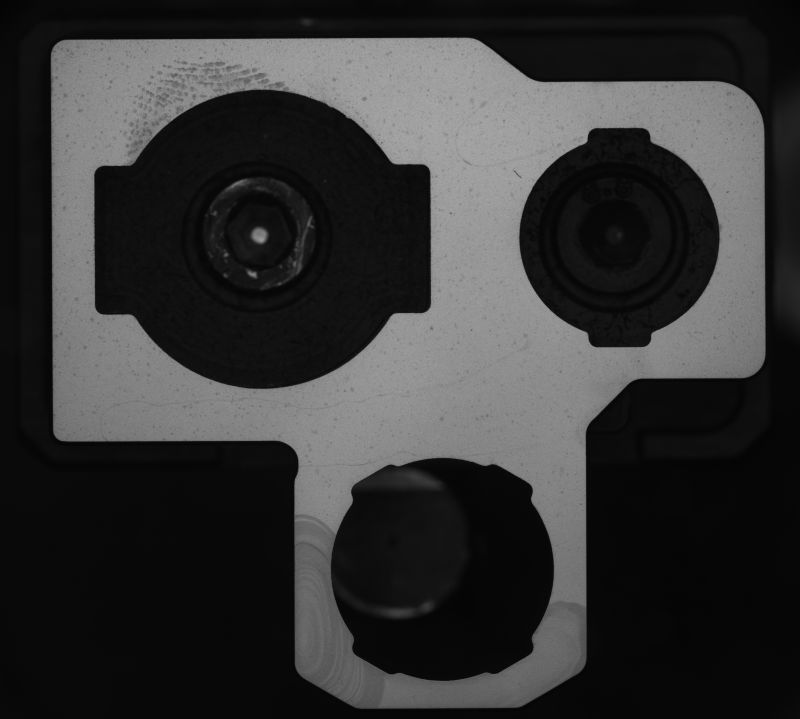
#> input picture test/testimg/0250-0004-03.jpg, 800 x 719 px
$ python -i trans_img.py   (imports and definitions only)
#> lines starting #> are read from the running program, lines starting #| are printed output that depends on the picture
#> further down, picture is the input picture: shape (719, 800, 3); min 0, max 171, mean 52.3
import argparse
import glob
import cv2
import os
from tqdm import tqdm
from tools_utils.utils import *
def adaptivehistogram_enhance(img, clipLimit=2.0, tileGridSize=(8, 8)):
#> called with clipLimit = 2, tileGridSize = (8, 8)
    flag = 0
    if img is None:
        print('图像为空')
        return flag, img
    if img.sum() == 0:
        print('warning:全为零')

    clahe = cv2.createCLAHE(clipLimit, tileGridSize)
    if len(img.shape) == 2:
        flag = 1
        cl1 = clahe.apply(img)
    if len(img.shape) == 3:
        flag = 3
        b, g, r = cv2.split(img)
        img1 = clahe.apply(b)
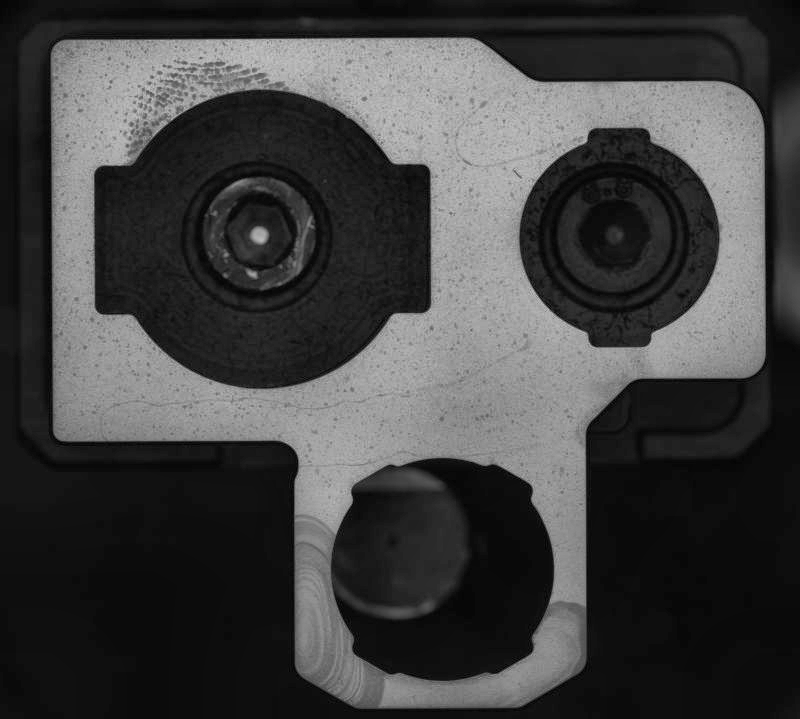
#> img1: shape (719, 800); min 1, max 199, mean 65
        img2 = clahe.apply(g)
        img3 = clahe.apply(r)
        cl1 = cv2.merge([img1, img2, img3])

    return flag, cl1

# [47 lines left out: function trans, not called in this run]


# [12 lines not run here, left out]

>>> import cv2
>>> picture = cv2.imread('../test/testimg/0250-0004-03.jpg')
>>> result = adaptivehistogram_enhance(picture)
